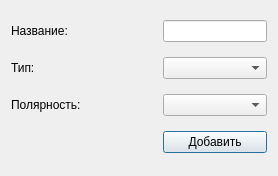
<?xml version="1.0" encoding="UTF-8"?>
<ui version="4.0">
 <class>DialogNewDevice</class>
 <widget class="QDialog" name="DialogNewDevice">
  <property name="geometry">
   <rect>
    <x>0</x>
    <y>0</y>
    <width>278</width>
    <height>176</height>
   </rect>
  </property>
  <property name="windowTitle">
   <string>Добавить устройство</string>
  </property>
  <layout class="QGridLayout" name="gridLayout">
   <item row="1" column="1">
    <widget class="QComboBox" name="boxType"/>
   </item>
   <item row="1" column="0">
    <widget class="QLabel" name="labelType">
     <property name="text">
      <string>Тип:</string>
     </property>
    </widget>
   </item>
   <item row="0" column="1">
    <widget class="QLineEdit" name="lnName"/>
   </item>
   <item row="0" column="0">
    <widget class="QLabel" name="label_2">
     <property name="text">
      <string>Название:</string>
     </property>
    </widget>
   </item>
   <item row="3" column="1">
    <widget class="QPushButton" name="btnAdd">
     <property name="text">
      <string>Добавить</string>
     </property>
    </widget>
   </item>
   <item row="3" column="0">
    <spacer name="horizontalSpacer">
     <property name="orientation">
      <enum>Qt::Horizontal</enum>
     </property>
     <property name="sizeHint" stdset="0">
      <size>
       <width>150</width>
       <height>20</height>
      </size>
     </property>
    </spacer>
   </item>
   <item row="2" column="0">
    <widget class="QLabel" name="labelPolarity">
     <property name="text">
      <string>Полярность:</string>
     </property>
    </widget>
   </item>
   <item row="2" column="1">
    <widget class="QComboBox" name="boxPolarity"/>
   </item>
  </layout>
 </widget>
 <resources/>
 <connections/>
</ui>
